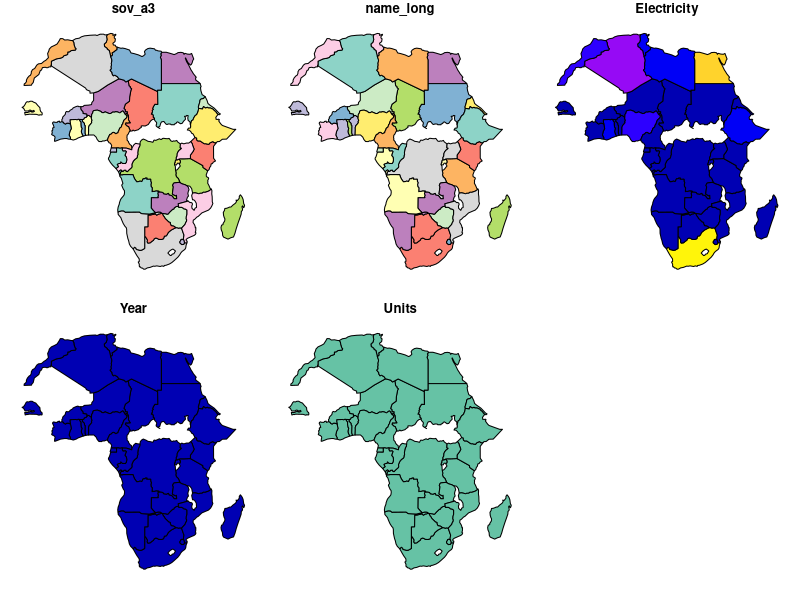
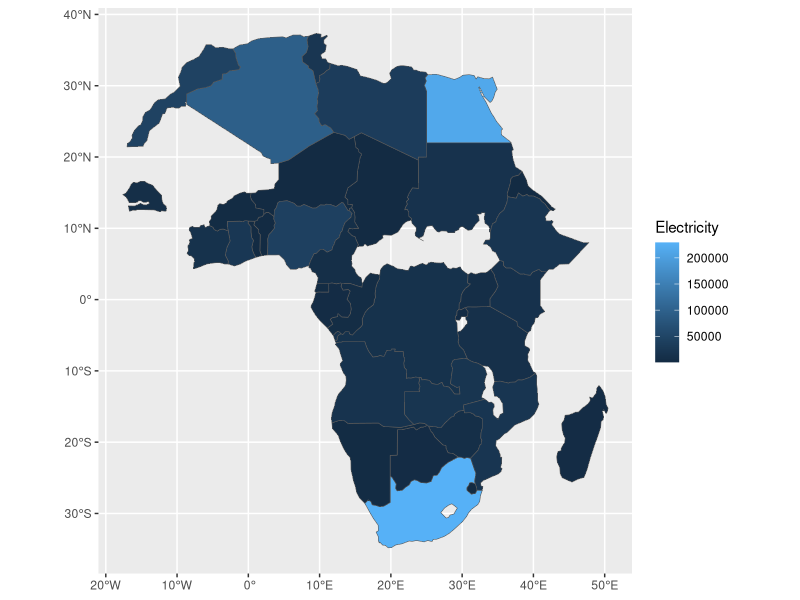
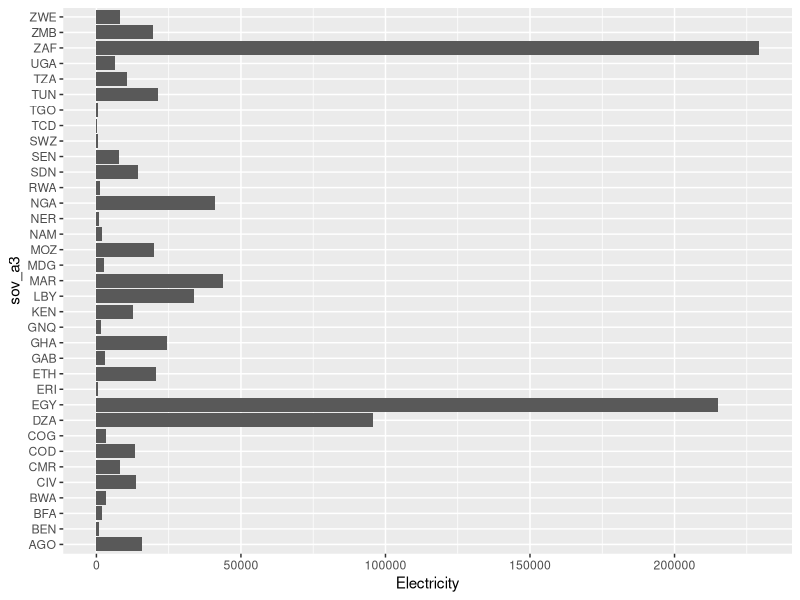

Write the R code that produced these figures, in order.
library(rnaturalearth)
library(tidyverse)
#plot(ne_countries(continent = "Africa"))

africa <- ne_countries(continent = "Africa")
electricity_tbl <- read_csv("International Energy Agency - Total electricity production, Africa.csv")

africa <- africa |> 
  select(sov_a3, name_long)

africa_electricity <- left_join(africa, electricity_tbl, by = join_by("sov_a3" =="ISO3")) |>
  filter(!is.na(Electricity))

plot(africa_electricity)

ggplot(data = africa_electricity) +
  geom_sf(aes(fill=Electricity))


ggplot(data = africa_electricity) +
  geom_col(mapping = aes(y=sov_a3, x= Electricity))
  
